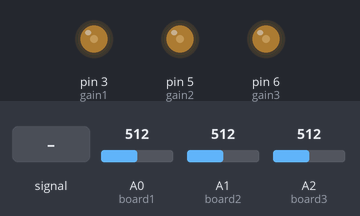
Simulated run of this sketch. Board: Arduino Uno, built with avr-gcc and run on an emulated ATmega328P. Shown: output pins drawn as LEDs (lit = HIGH). Inputs (shaded band) come from the test bench; at power-on: A0 (board1) = 512, A1 (board2) = 512, A2 (board3) = 512. What the sketch prints to the serial monitor is not drawn.

Above: at 1.2 s.
1.3 s: A0 (board1) fed a 200 Hz sine of ±81 counts around its level
2.8 s: A0 (board1) set to 716
4.7 s: A1 (board2) set to 716
6.6 s: A2 (board3) set to 716
8.4 s: A0 (board1) set to 900
10.3 s: A1 (board2) set to 900
Timing chart, 0 to 13.2 s (numbered marks = the images above; inputs shaded):
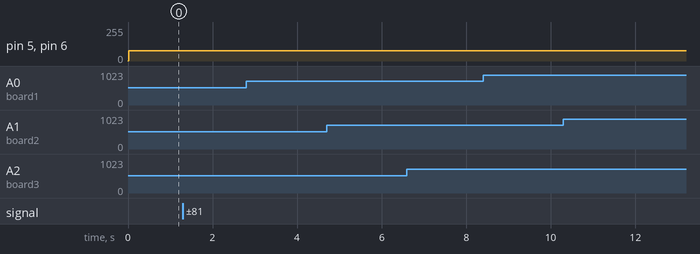

The sketch:

readmicvga9.ino
```cpp
//timer interrupts
//by Amanda Ghassaei
//June 2012
//http://www.instructables.com/id/Arduino-Timer-Interrupts/

/*
 * This program is free software; you can redistribute it and/or modify
 * it under the terms of the GNU General Public License as published by
 * the Free Software Foundation; either version 3 of the License, or
 * (at your option) any later version.
 *
*/

//timer setup for timer2.
//For arduino uno or any board with ATMEL 328/168.. diecimila, duemilanove, lilypad, nano, mini...

//this code will enable an arduino timer interrupt.
//timer2 will interrupt at 8kHz

//constants
#define board1 A0
#define board2 A1
#define board3 A2
#define gain1 3
#define gain2 5
#define gain3 6
#define FS 32000 //read sample rate
#define readsec 0.1 //no. of seconds of input values

//variables
int temp;
/*
0 = off
64 = 1.25V
128 = 2.5V
keep it between 0.7 and 2.2V
therefore
*/
int gain = 75; //between 64 and 128, 0 turns off
float tau = 1/FS;
int read;

void setPwmFrequency(int pin, int divisor) {
  byte mode;
  if(pin == 5 || pin == 6 || pin == 9 || pin == 10) {
    switch(divisor) {
      case 1: mode = 0x01; break;
      case 8: mode = 0x02; break;
      case 64: mode = 0x03; break;
      case 256: mode = 0x04; break;
      case 1024: mode = 0x05; break;
      default: return;
    }
    if(pin == 5 || pin == 6) {
      TCCR0B = TCCR0B & 0b11111000 | mode;
    } else {
      TCCR1B = TCCR1B & 0b11111000 | mode;
    }
  } else if(pin == 3 || pin == 11) {
    switch(divisor) {
      case 1: mode = 0x01; break;
      case 8: mode = 0x02; break;
      case 32: mode = 0x03; break;
      case 64: mode = 0x04; break;
      case 128: mode = 0x05; break;
      case 256: mode = 0x06; break;
      case 1024: mode = 0x7; break;
      default: return;
    }
    TCCR2B = TCCR2B & 0b11111000 | mode;
  }
}

void setup(){
  setPwmFrequency(3, 512);
  setPwmFrequency(5, 1024);
  setPwmFrequency(6, 1024);
  pinMode(gain1, OUTPUT);
  pinMode(gain2, OUTPUT);
  pinMode(gain3, OUTPUT);
  pinMode(board1, INPUT);
  pinMode(board2, INPUT);
  pinMode(board3, INPUT);
  analogWrite(gain1,gain);
  analogWrite(gain2,gain);
  analogWrite(gain3,gain);

  Serial.begin(230400);

}//end setup

void loop(){

  Serial.write('\n');
  read = analogRead(board1)*0.25;
  Serial.write(byte(read));
  read = analogRead(board2)*0.25;
  Serial.write(byte(read));
  read = analogRead(board3)*0.25;
  Serial.write(byte(read));


  //Serial.write(byte(read>>8));

}
```
